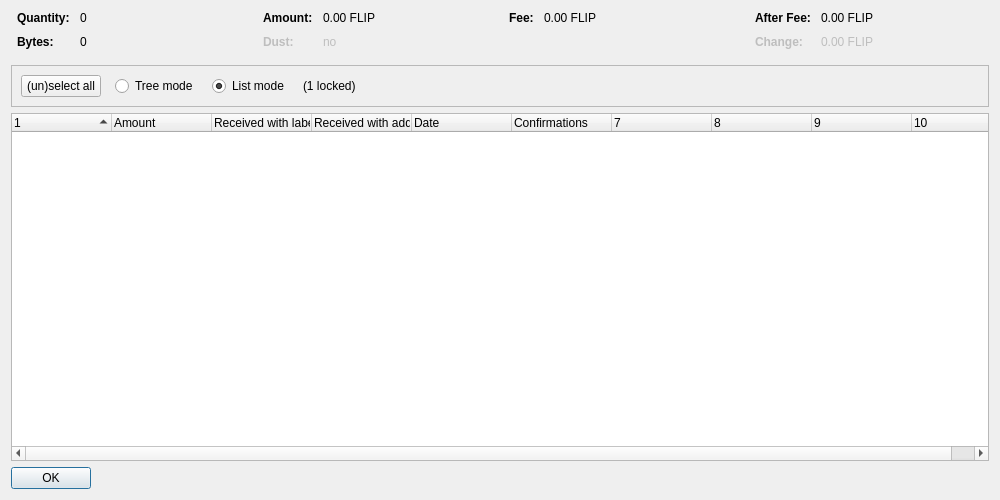
<?xml version="1.0" encoding="UTF-8"?>
<ui version="4.0">
 <class>CoinControlDialog</class>
 <widget class="QDialog" name="CoinControlDialog">
  <property name="geometry">
   <rect>
    <x>0</x>
    <y>0</y>
    <width>1000</width>
    <height>500</height>
   </rect>
  </property>
  <property name="windowTitle">
   <string>Coin Selection</string>
  </property>
  <layout class="QVBoxLayout" name="verticalLayout">
   <item>
    <layout class="QHBoxLayout" name="horizontalLayoutTop" stretch="0,0,0,0">
     <property name="topMargin">
      <number>0</number>
     </property>
     <property name="bottomMargin">
      <number>10</number>
     </property>
     <item>
      <layout class="QFormLayout" name="formLayoutCoinControl1">
       <property name="horizontalSpacing">
        <number>10</number>
       </property>
       <property name="verticalSpacing">
        <number>10</number>
       </property>
       <property name="leftMargin">
        <number>6</number>
       </property>
       <property name="rightMargin">
        <number>6</number>
       </property>
       <item row="0" column="0">
        <widget class="QLabel" name="labelCoinControlQuantityText">
         <property name="font">
          <font>
           <weight>75</weight>
           <bold>true</bold>
          </font>
         </property>
         <property name="text">
          <string>Quantity:</string>
         </property>
        </widget>
       </item>
       <item row="0" column="1">
        <widget class="QLabel" name="labelCoinControlQuantity">
         <property name="cursor">
          <cursorShape>IBeamCursor</cursorShape>
         </property>
         <property name="contextMenuPolicy">
          <enum>Qt::ActionsContextMenu</enum>
         </property>
         <property name="text">
          <string notr="true">0</string>
         </property>
         <property name="textInteractionFlags">
          <set>Qt::LinksAccessibleByMouse|Qt::TextSelectableByKeyboard|Qt::TextSelectableByMouse</set>
         </property>
        </widget>
       </item>
       <item row="1" column="0">
        <widget class="QLabel" name="labelCoinControlBytesText">
         <property name="font">
          <font>
           <weight>75</weight>
           <bold>true</bold>
          </font>
         </property>
         <property name="text">
          <string>Bytes:</string>
         </property>
        </widget>
       </item>
       <item row="1" column="1">
        <widget class="QLabel" name="labelCoinControlBytes">
         <property name="cursor">
          <cursorShape>IBeamCursor</cursorShape>
         </property>
         <property name="contextMenuPolicy">
          <enum>Qt::ActionsContextMenu</enum>
         </property>
         <property name="text">
          <string notr="true">0</string>
         </property>
         <property name="textInteractionFlags">
          <set>Qt::LinksAccessibleByMouse|Qt::TextSelectableByKeyboard|Qt::TextSelectableByMouse</set>
         </property>
        </widget>
       </item>
      </layout>
     </item>
     <item>
      <layout class="QFormLayout" name="formLayoutCoinControl2">
       <property name="horizontalSpacing">
        <number>10</number>
       </property>
       <property name="verticalSpacing">
        <number>10</number>
       </property>
       <property name="leftMargin">
        <number>6</number>
       </property>
       <property name="rightMargin">
        <number>6</number>
       </property>
       <item row="0" column="0">
        <widget class="QLabel" name="labelCoinControlAmountText">
         <property name="font">
          <font>
           <weight>75</weight>
           <bold>true</bold>
          </font>
         </property>
         <property name="text">
          <string>Amount:</string>
         </property>
        </widget>
       </item>
       <item row="0" column="1">
        <widget class="QLabel" name="labelCoinControlAmount">
         <property name="cursor">
          <cursorShape>IBeamCursor</cursorShape>
         </property>
         <property name="contextMenuPolicy">
          <enum>Qt::ActionsContextMenu</enum>
         </property>
         <property name="text">
          <string notr="true">0.00 FLIP</string>
         </property>
         <property name="textInteractionFlags">
          <set>Qt::LinksAccessibleByMouse|Qt::TextSelectableByKeyboard|Qt::TextSelectableByMouse</set>
         </property>
        </widget>
       </item>
       <item row="1" column="0">
        <widget class="QLabel" name="labelCoinControlLowOutputText">
         <property name="enabled">
          <bool>false</bool>
         </property>
         <property name="font">
          <font>
           <weight>75</weight>
           <bold>true</bold>
          </font>
         </property>
         <property name="text">
          <string>Dust:</string>
         </property>
        </widget>
       </item>
       <item row="1" column="1">
        <widget class="QLabel" name="labelCoinControlLowOutput">
         <property name="enabled">
          <bool>false</bool>
         </property>
         <property name="cursor">
          <cursorShape>IBeamCursor</cursorShape>
         </property>
         <property name="contextMenuPolicy">
          <enum>Qt::ActionsContextMenu</enum>
         </property>
         <property name="text">
          <string notr="true">no</string>
         </property>
         <property name="textInteractionFlags">
          <set>Qt::LinksAccessibleByMouse|Qt::TextSelectableByKeyboard|Qt::TextSelectableByMouse</set>
         </property>
        </widget>
       </item>
      </layout>
     </item>
     <item>
      <layout class="QFormLayout" name="formLayoutCoinControl3">
       <property name="horizontalSpacing">
        <number>10</number>
       </property>
       <property name="verticalSpacing">
        <number>10</number>
       </property>
       <property name="leftMargin">
        <number>6</number>
       </property>
       <property name="rightMargin">
        <number>6</number>
       </property>
       <item row="0" column="0">
        <widget class="QLabel" name="labelCoinControlFeeText">
         <property name="font">
          <font>
           <weight>75</weight>
           <bold>true</bold>
          </font>
         </property>
         <property name="text">
          <string>Fee:</string>
         </property>
        </widget>
       </item>
       <item row="0" column="1">
        <widget class="QLabel" name="labelCoinControlFee">
         <property name="cursor">
          <cursorShape>IBeamCursor</cursorShape>
         </property>
         <property name="contextMenuPolicy">
          <enum>Qt::ActionsContextMenu</enum>
         </property>
         <property name="text">
          <string notr="true">0.00 FLIP</string>
         </property>
         <property name="textInteractionFlags">
          <set>Qt::LinksAccessibleByMouse|Qt::TextSelectableByKeyboard|Qt::TextSelectableByMouse</set>
         </property>
        </widget>
       </item>
      </layout>
     </item>
     <item>
      <layout class="QFormLayout" name="formLayoutCoinControl4">
       <property name="horizontalSpacing">
        <number>10</number>
       </property>
       <property name="verticalSpacing">
        <number>10</number>
       </property>
       <property name="leftMargin">
        <number>6</number>
       </property>
       <property name="rightMargin">
        <number>6</number>
       </property>
       <item row="0" column="0">
        <widget class="QLabel" name="labelCoinControlAfterFeeText">
         <property name="font">
          <font>
           <weight>75</weight>
           <bold>true</bold>
          </font>
         </property>
         <property name="text">
          <string>After Fee:</string>
         </property>
        </widget>
       </item>
       <item row="0" column="1">
        <widget class="QLabel" name="labelCoinControlAfterFee">
         <property name="cursor">
          <cursorShape>IBeamCursor</cursorShape>
         </property>
         <property name="contextMenuPolicy">
          <enum>Qt::ActionsContextMenu</enum>
         </property>
         <property name="text">
          <string notr="true">0.00 FLIP</string>
         </property>
         <property name="textInteractionFlags">
          <set>Qt::LinksAccessibleByMouse|Qt::TextSelectableByKeyboard|Qt::TextSelectableByMouse</set>
         </property>
        </widget>
       </item>
       <item row="1" column="0">
        <widget class="QLabel" name="labelCoinControlChangeText">
         <property name="enabled">
          <bool>false</bool>
         </property>
         <property name="font">
          <font>
           <weight>75</weight>
           <bold>true</bold>
          </font>
         </property>
         <property name="text">
          <string>Change:</string>
         </property>
        </widget>
       </item>
       <item row="1" column="1">
        <widget class="QLabel" name="labelCoinControlChange">
         <property name="enabled">
          <bool>false</bool>
         </property>
         <property name="cursor">
          <cursorShape>IBeamCursor</cursorShape>
         </property>
         <property name="contextMenuPolicy">
          <enum>Qt::ActionsContextMenu</enum>
         </property>
         <property name="text">
          <string notr="true">0.00 FLIP</string>
         </property>
         <property name="textInteractionFlags">
          <set>Qt::LinksAccessibleByMouse|Qt::TextSelectableByKeyboard|Qt::TextSelectableByMouse</set>
         </property>
        </widget>
       </item>
      </layout>
     </item>
    </layout>
   </item>
   <item>
    <widget class="QFrame" name="frame">
     <property name="minimumSize">
      <size>
       <width>0</width>
       <height>40</height>
      </size>
     </property>
     <property name="frameShape">
      <enum>QFrame::StyledPanel</enum>
     </property>
     <property name="frameShadow">
      <enum>QFrame::Sunken</enum>
     </property>
     <layout class="QHBoxLayout" name="horizontalLayout">
      <item>
       <layout class="QHBoxLayout" name="horizontalLayoutPanel" stretch="0,0,0,0,0">
        <property name="spacing">
         <number>14</number>
        </property>
        <item>
         <widget class="QPushButton" name="pushButtonSelectAll">
          <property name="sizePolicy">
           <sizepolicy hsizetype="Maximum" vsizetype="Fixed">
            <horstretch>0</horstretch>
            <verstretch>0</verstretch>
           </sizepolicy>
          </property>
          <property name="text">
           <string>(un)select all</string>
          </property>
          <property name="autoDefault">
           <bool>false</bool>
          </property>
         </widget>
        </item>
        <item>
         <widget class="QRadioButton" name="radioTreeMode">
          <property name="sizePolicy">
           <sizepolicy hsizetype="Maximum" vsizetype="Fixed">
            <horstretch>0</horstretch>
            <verstretch>0</verstretch>
           </sizepolicy>
          </property>
          <property name="text">
           <string>Tree mode</string>
          </property>
         </widget>
        </item>
        <item>
         <widget class="QRadioButton" name="radioListMode">
          <property name="sizePolicy">
           <sizepolicy hsizetype="Maximum" vsizetype="Fixed">
            <horstretch>0</horstretch>
            <verstretch>0</verstretch>
           </sizepolicy>
          </property>
          <property name="text">
           <string>List mode</string>
          </property>
          <property name="checked">
           <bool>true</bool>
          </property>
         </widget>
        </item>
        <item>
         <widget class="QLabel" name="labelLocked">
          <property name="text">
           <string notr="true">(1 locked)</string>
          </property>
         </widget>
        </item>
        <item>
         <spacer name="horizontalSpacer">
          <property name="orientation">
           <enum>Qt::Horizontal</enum>
          </property>
          <property name="sizeHint" stdset="0">
           <size>
            <width>40</width>
            <height>20</height>
           </size>
          </property>
         </spacer>
        </item>
       </layout>
      </item>
     </layout>
    </widget>
   </item>
   <item>
    <widget class="CoinControlTreeWidget" name="treeWidget">
     <property name="contextMenuPolicy">
      <enum>Qt::CustomContextMenu</enum>
     </property>
     <property name="sortingEnabled">
      <bool>false</bool>
     </property>
     <property name="columnCount">
      <number>10</number>
     </property>
     <attribute name="headerShowSortIndicator" stdset="0">
      <bool>true</bool>
     </attribute>
     <attribute name="headerStretchLastSection">
      <bool>false</bool>
     </attribute>
     <column>
      <property name="text">
       <string/>
      </property>
     </column>
     <column>
      <property name="text">
       <string>Amount</string>
      </property>
     </column>
     <column>
      <property name="text">
       <string>Received with label</string>
      </property>
     </column>
     <column>
      <property name="text">
       <string>Received with address</string>
      </property>
     </column>
     <column>
      <property name="text">
       <string>Date</string>
      </property>
     </column>
     <column>
      <property name="text">
       <string>Confirmations</string>
      </property>
      <property name="toolTip">
       <string>Confirmed</string>
      </property>
     </column>
     <column>
      <property name="text">
       <string/>
      </property>
     </column>
     <column>
      <property name="text">
       <string/>
      </property>
     </column>
     <column>
      <property name="text">
       <string/>
      </property>
     </column>
     <column>
      <property name="text">
       <string/>
      </property>
     </column>
    </widget>
   </item>
   <item>
    <widget class="QDialogButtonBox" name="buttonBox">
     <property name="sizePolicy">
      <sizepolicy hsizetype="Maximum" vsizetype="Fixed">
       <horstretch>0</horstretch>
       <verstretch>0</verstretch>
      </sizepolicy>
     </property>
     <property name="orientation">
      <enum>Qt::Horizontal</enum>
     </property>
     <property name="standardButtons">
      <set>QDialogButtonBox::Ok</set>
     </property>
    </widget>
   </item>
  </layout>
 </widget>
 <customwidgets>
  <customwidget>
   <class>CoinControlTreeWidget</class>
   <extends>QTreeWidget</extends>
   <header>coincontroltreewidget.h</header>
  </customwidget>
 </customwidgets>
 <resources/>
 <connections/>
</ui>
